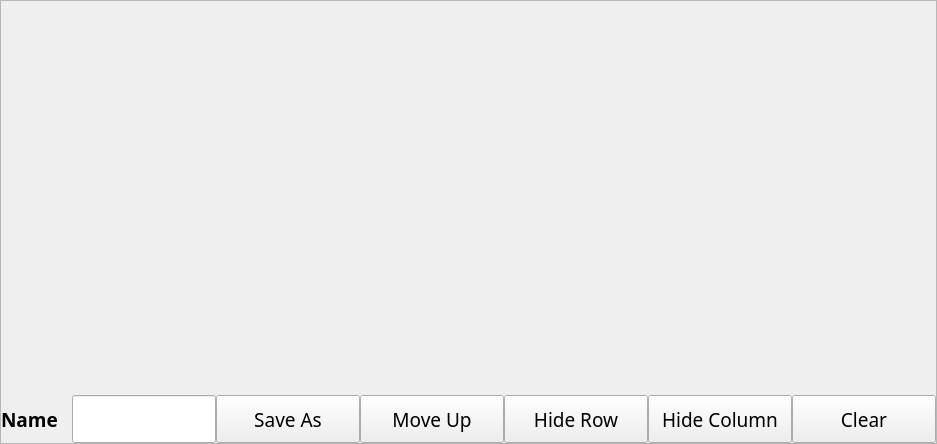
<?xml version="1.0" encoding="UTF-8"?>
<ui version="4.0">
 <class>RecordView</class>
 <widget class="QFrame" name="RecordView">
  <property name="geometry">
   <rect>
    <x>0</x>
    <y>0</y>
    <width>937</width>
    <height>444</height>
   </rect>
  </property>
  <property name="windowTitle">
   <string>Frame</string>
  </property>
  <property name="frameShape">
   <enum>QFrame::StyledPanel</enum>
  </property>
  <property name="frameShadow">
   <enum>QFrame::Raised</enum>
  </property>
  <layout class="QVBoxLayout" name="verticalLayout">
   <property name="spacing">
    <number>1</number>
   </property>
   <property name="leftMargin">
    <number>0</number>
   </property>
   <property name="topMargin">
    <number>0</number>
   </property>
   <property name="rightMargin">
    <number>0</number>
   </property>
   <property name="bottomMargin">
    <number>0</number>
   </property>
   <item>
    <spacer name="verticalSpacer">
     <property name="orientation">
      <enum>Qt::Vertical</enum>
     </property>
     <property name="sizeHint" stdset="0">
      <size>
       <width>20</width>
       <height>40</height>
      </size>
     </property>
    </spacer>
   </item>
   <item>
    <layout class="QHBoxLayout" name="horizontalLayout">
     <property name="spacing">
      <number>0</number>
     </property>
     <item>
      <widget class="QLabel" name="sampleLabel">
       <property name="font">
        <font>
         <family>微软雅黑</family>
         <pointsize>14</pointsize>
         <weight>75</weight>
         <bold>true</bold>
        </font>
       </property>
       <property name="text">
        <string>Name</string>
       </property>
      </widget>
     </item>
     <item>
      <spacer name="horizontalSpacer">
       <property name="orientation">
        <enum>Qt::Horizontal</enum>
       </property>
       <property name="sizeHint" stdset="0">
        <size>
         <width>40</width>
         <height>20</height>
        </size>
       </property>
      </spacer>
     </item>
     <item>
      <widget class="QLineEdit" name="sampleLineEdit">
       <property name="minimumSize">
        <size>
         <width>144</width>
         <height>48</height>
        </size>
       </property>
       <property name="font">
        <font>
         <family>微软雅黑</family>
         <pointsize>12</pointsize>
        </font>
       </property>
      </widget>
     </item>
     <item>
      <widget class="QPushButton" name="saveAsBtn">
       <property name="minimumSize">
        <size>
         <width>144</width>
         <height>48</height>
        </size>
       </property>
       <property name="font">
        <font>
         <family>微软雅黑</family>
         <pointsize>14</pointsize>
        </font>
       </property>
       <property name="text">
        <string>Save As</string>
       </property>
      </widget>
     </item>
     <item>
      <widget class="QPushButton" name="moveUpBtn">
       <property name="minimumSize">
        <size>
         <width>144</width>
         <height>48</height>
        </size>
       </property>
       <property name="font">
        <font>
         <family>微软雅黑</family>
         <pointsize>14</pointsize>
        </font>
       </property>
       <property name="text">
        <string>Move Up</string>
       </property>
       <property name="iconSize">
        <size>
         <width>40</width>
         <height>40</height>
        </size>
       </property>
       <property name="checkable">
        <bool>false</bool>
       </property>
       <property name="flat">
        <bool>false</bool>
       </property>
      </widget>
     </item>
     <item>
      <widget class="QPushButton" name="hideRowBtn">
       <property name="minimumSize">
        <size>
         <width>144</width>
         <height>48</height>
        </size>
       </property>
       <property name="font">
        <font>
         <family>微软雅黑</family>
         <pointsize>14</pointsize>
        </font>
       </property>
       <property name="text">
        <string>Hide Row</string>
       </property>
      </widget>
     </item>
     <item>
      <widget class="QPushButton" name="hideColumnBtn">
       <property name="minimumSize">
        <size>
         <width>144</width>
         <height>48</height>
        </size>
       </property>
       <property name="font">
        <font>
         <family>微软雅黑</family>
         <pointsize>14</pointsize>
        </font>
       </property>
       <property name="text">
        <string>Hide Column</string>
       </property>
      </widget>
     </item>
     <item>
      <widget class="QPushButton" name="clearBtn">
       <property name="minimumSize">
        <size>
         <width>144</width>
         <height>48</height>
        </size>
       </property>
       <property name="font">
        <font>
         <family>微软雅黑</family>
         <pointsize>14</pointsize>
        </font>
       </property>
       <property name="text">
        <string>Clear</string>
       </property>
      </widget>
     </item>
    </layout>
   </item>
  </layout>
 </widget>
 <resources/>
 <connections/>
</ui>
